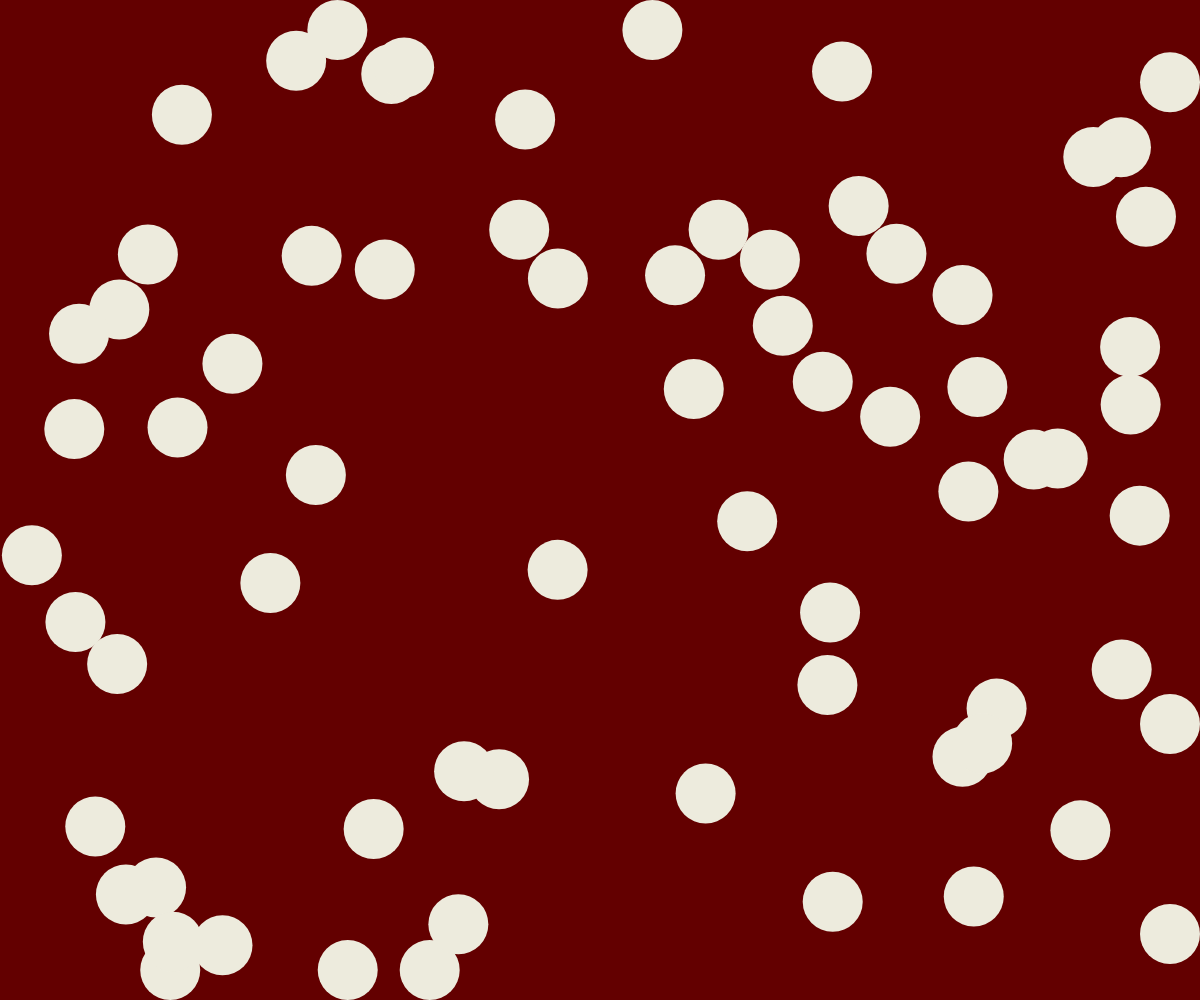
Frame 1 (no input)
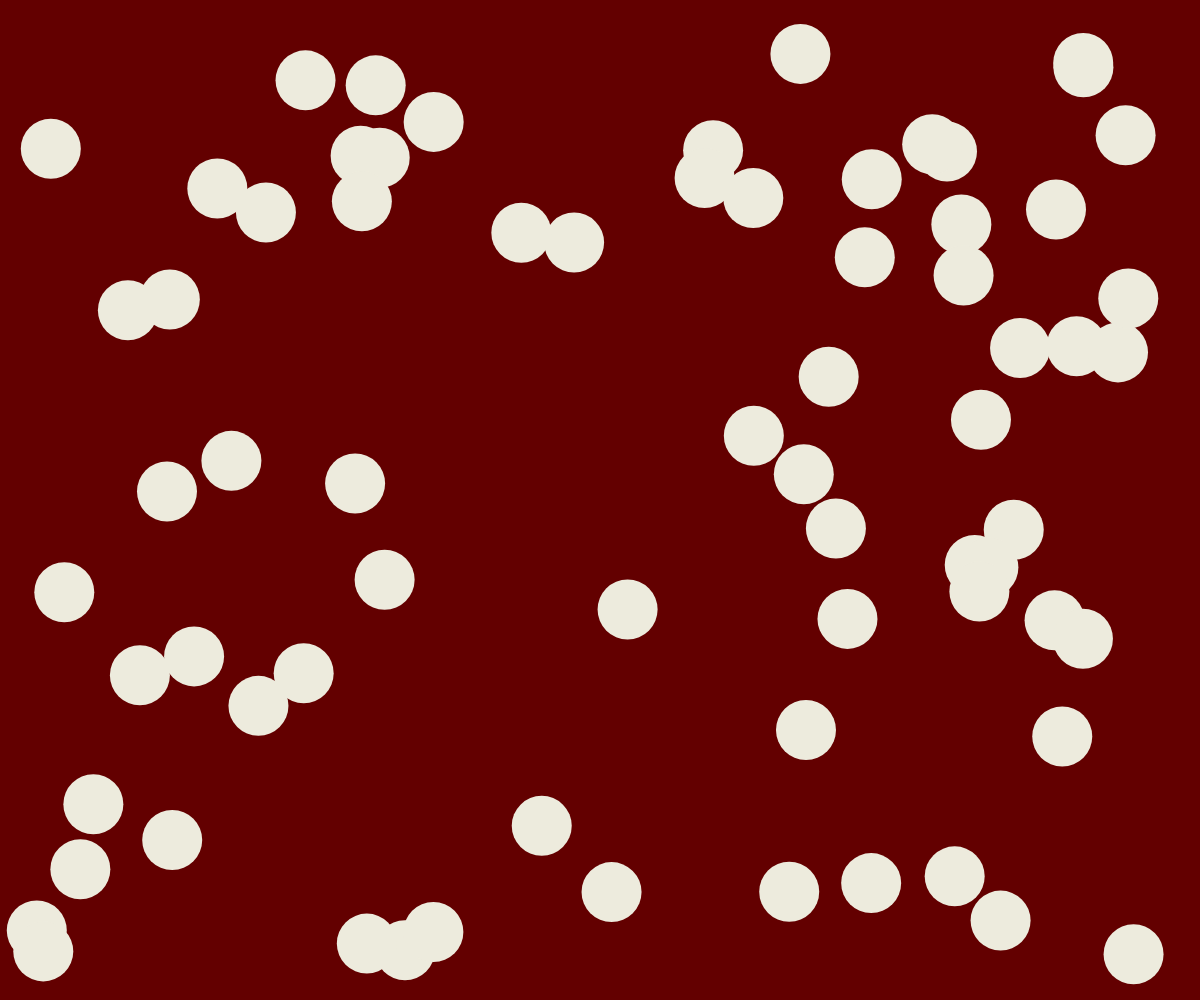
Frame 60 (no input)
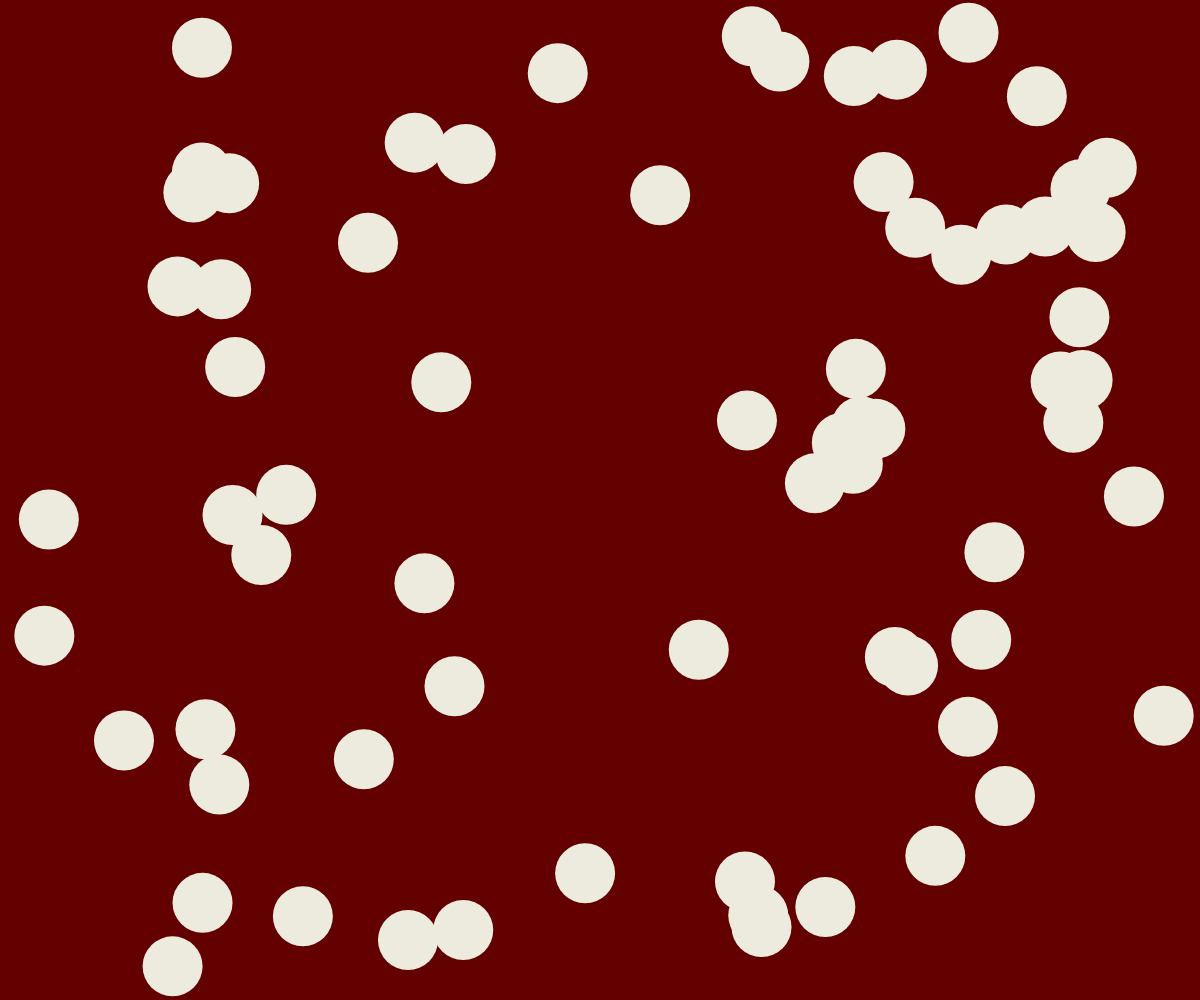
Frame 120 (the mouse pressed at the canvas centre since frame 60)

The p5.js sketch that drew these frames (run headless with seeded random() and noise() and a simulated clock; from frame 60 on, the mouse is pressed at the canvas centre):

// p5.js sketch
// ── sketch.js
let circles = [];
let numCircles = 70;
let circleRadius = 30;

function setup() {
  createCanvas(windowWidth, windowHeight);
  noStroke();

  for (let i = 0; i < numCircles; i++) {
    circles.push({
      x: random(width),
      y: random(height),
      r: circleRadius,
      vx: random(-3, 3),
      vy: random(-3, 3),
      col: color(237, 235, 221), // Startfarbe
      intensity: 0
    });
  }
}

function draw() {
  background(99, 0, 0);

  for (let c of circles) {
    c.x += c.vx;
    c.y += c.vy;

    // Ränder abprallen lassen (mit puffern durch r)
    if (c.x < c.r) {
      c.x = c.r;
      c.vx *= -1;
    }
    if (c.x > width - c.r) {
      c.x = width - c.r;
      c.vx *= -1;
    }
    if (c.y < c.r) {
      c.y = c.r;
      c.vy *= -1;
    }
    if (c.y > height - c.r) {
      c.y = height - c.r;
      c.vy *= -1;
    }

    // Versuch: Farbe soll rot werden, wenn Maus in der Nähe ist
    if (dist(mouseX, mouseY, c.x, c.y) < 100) {
      c.col = color(99, 0, 0);
    } else {
      c.col = color(237, 235, 221);
    }

    fill(c.col);
    circle(c.x, c.y, c.r * 2);
  }
}
